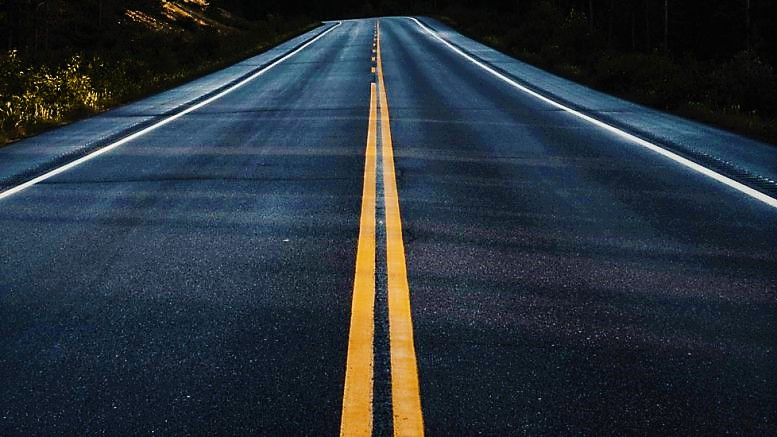
#> input picture trainingImages/laneLines.jpg, 777 x 437 px, given in place of laneLinesVid.mp4, which was not available
$ python lane.py
#> lines starting #> are read from the running program, lines starting #| are printed output that depends on the picture; after the words box and inside, x2 and y2 are one past the last pixel; in counts of white or black regions, pixels touching at a corner belong together; pictures that were not available may be replaced by others from this repository, and a replacement may not be noted
#> further down, frame is the input picture: shape (437, 777, 3); mean B, G, R 58.8, 49.8, 40.2
import cv2
import numpy as np
import matplotlib.pyplot as plt #5


def makeCoords(image, lineParam):
	slope, inter = lineParam
	y1 = image.shape[0]
	y2 = int(y1*(3/5))
	x1 = int((y1 - inter) / slope)
	x2 = int((y2 - inter) / slope)
	return np.array([x1, y1, x2, y2])

def avgSlope(image, lines):
	leftLift = []
	rightLift = []
	for line in lines:
		x1, y1, x2, y2 = line.reshape(4)
		param = np.polyfit((x1, x2), (y1, y2), 1)
		slope = param[0]
		inter = param[1]
		if slope < 0:
			leftLift.append((slope, inter))
		else:
			rightLift.append((slope, inter))
	leftLiftAvg = np.average(leftLift, axis=0)
	rightLiftAvg = np.average(rightLift, axis=0)
	leftLine = makeCoords(image, leftLiftAvg)
	rightLine = makeCoords(image, rightLiftAvg)
	return np.array([leftLine, rightLine])


def cannyStep(image):
		grayScale = cv2.cvtColor(image, cv2.COLOR_RGB2GRAY) #2
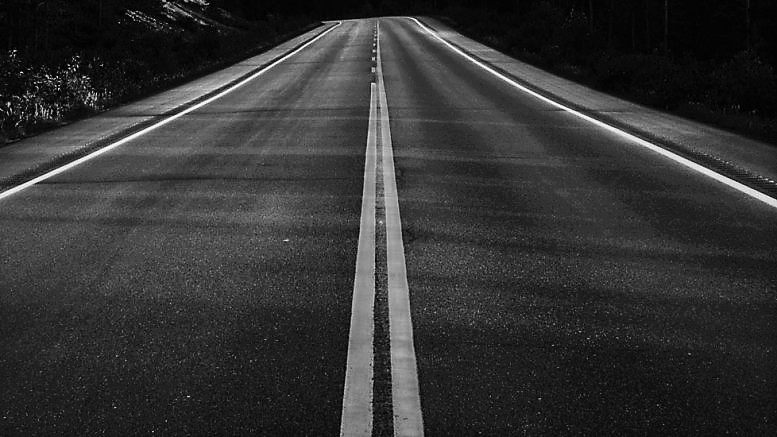
#> grayScale: shape (437, 777); min 0, max 255, mean 51.4
		blur = cv2.GaussianBlur(grayScale, (5, 5), 0) #3
		canny = cv2.Canny(blur, 50, 150) #4
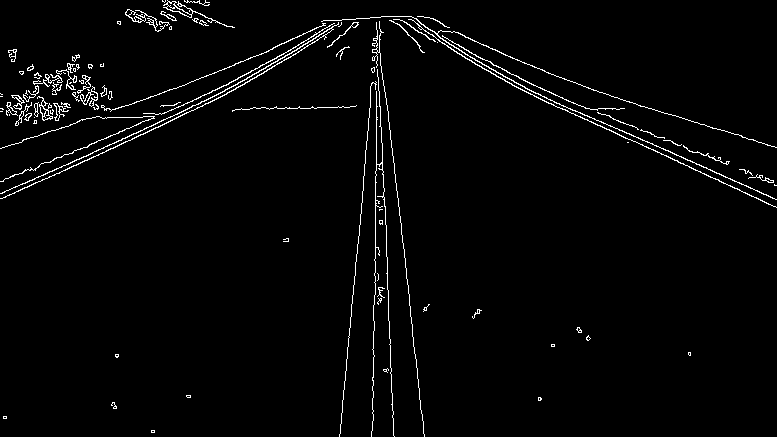
#> canny: shape (437, 777); 2.3% white in thin lines or dots
		return canny

def showLines(image, lines):
	lineImg = np.zeros_like(image)
	if lines is not None:
		for x1, y1, x2, y2 in lines:
			cv2.line(lineImg, (x1, y1), (x2, y2), (255, 0, 0), 10)

	return lineImg

def regionMask(image): #6
	height = image.shape[0]
#> height = 437
	#[(200, height), (1100, height), (550, 250)] for ll 4 and 5
	#[(377, height), (775, height), (775, 180), (442, 0), (375, 0)]
	regions = np.array([
		[(200, height), (1100, height), (550, 250)]
		])
#> regions = [[200, 437], [1100, 437], [550, 250]]
	mask = np.zeros_like(image)
	cv2.fillPoly(mask, regions, 255)
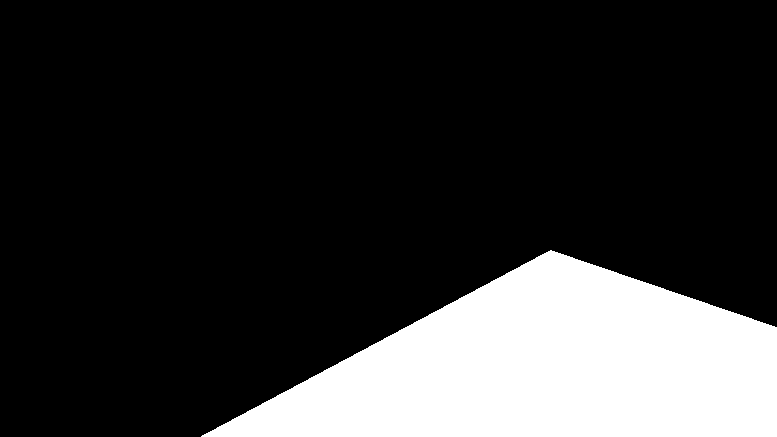
#> mask: shape (437, 777); 19.6% white; 1 white region, box (x1, y1, x2, y2) and area: (201, 250, 777, 437) 66423
	maskedImage = cv2.bitwise_and(image, mask) #7
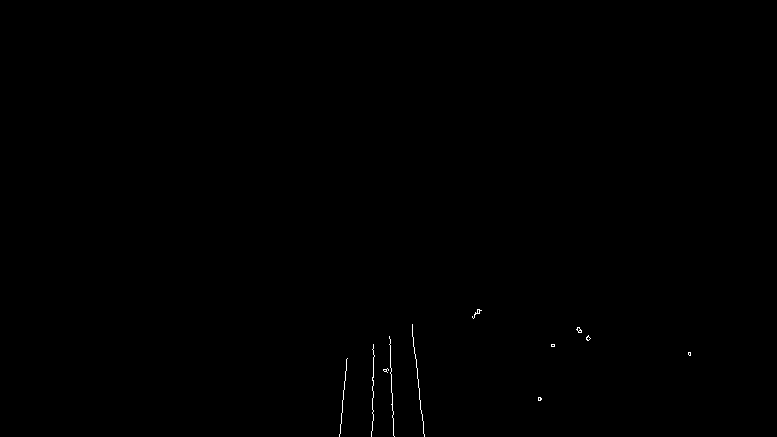
#> maskedImage: shape (437, 777); 0.14% white in thin lines or dots, all inside (x1, y1, x2, y2) = (339, 309, 691, 437)
	return maskedImage

# [5 lines of commented-out code are left out]

capture = cv2.VideoCapture("../trainingVideo/laneLinesVid.mp4")

while(capture.isOpened()):
	_, frame = capture.read()
	canny = cannyStep(frame)
	croppedImage = regionMask(canny)

	linesC = cv2.HoughLinesP(croppedImage, 2, np.pi/180, 100, np.array([]), minLineLength=40, maxLineGap=5) #8
#> linesC = [[417, 374, 424, 436]]

	avgLines = avgSlope(frame, linesC) #10
#> the loop in avgSlope, `for line in lines:` made 1 pass
#> (x1, y1, x2, y2, slope, inter) on pass 1: (417, 374, 424, 436, 8.86, -3319.4)
#> after the loop in avgSlope, `for line in lines:`: leftLift = []; rightLift = [(8.86, -3319.4)]
#> in avgSlope, `leftLiftAvg = np.average(leftLift, axis=0)`: leftLiftAvg = nan
#> in avgSlope, `rightLiftAvg = np.average(rightLift, axis=0)`: rightLiftAvg = [8.86, -3319.4]
#> (the run stopped early here; a loop or call above may not have finished)
